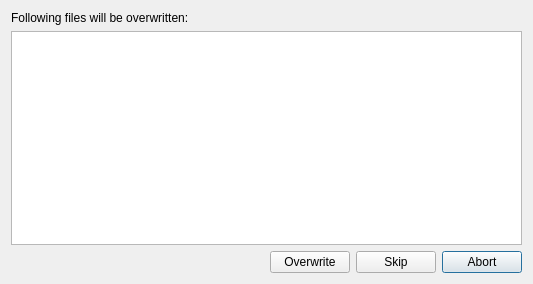
<?xml version="1.0" encoding="UTF-8"?>
<ui version="4.0">
 <class>OverwriteListDialog</class>
 <widget class="QDialog" name="OverwriteListDialog">
  <property name="geometry">
   <rect>
    <x>0</x>
    <y>0</y>
    <width>533</width>
    <height>284</height>
   </rect>
  </property>
  <property name="windowTitle">
   <string>MLV App - Overwrite Files</string>
  </property>
  <layout class="QGridLayout" name="gridLayout">
   <item row="0" column="0" colspan="4">
    <widget class="QLabel" name="label">
     <property name="text">
      <string>Following files will be overwritten:</string>
     </property>
    </widget>
   </item>
   <item row="1" column="0" colspan="4">
    <widget class="QListWidget" name="listWidget">
     <property name="editTriggers">
      <set>QAbstractItemView::NoEditTriggers</set>
     </property>
     <property name="showDropIndicator" stdset="0">
      <bool>false</bool>
     </property>
     <property name="defaultDropAction">
      <enum>Qt::IgnoreAction</enum>
     </property>
     <property name="selectionMode">
      <enum>QAbstractItemView::NoSelection</enum>
     </property>
    </widget>
   </item>
   <item row="2" column="3">
    <widget class="QPushButton" name="pushButtonAbort">
     <property name="text">
      <string>Abort</string>
     </property>
    </widget>
   </item>
   <item row="2" column="0">
    <spacer name="horizontalSpacer">
     <property name="orientation">
      <enum>Qt::Horizontal</enum>
     </property>
     <property name="sizeHint" stdset="0">
      <size>
       <width>40</width>
       <height>20</height>
      </size>
     </property>
    </spacer>
   </item>
   <item row="2" column="1">
    <widget class="QPushButton" name="pushButtonOverwrite">
     <property name="text">
      <string>Overwrite</string>
     </property>
    </widget>
   </item>
   <item row="2" column="2">
    <widget class="QPushButton" name="pushButtonSkip">
     <property name="text">
      <string>Skip</string>
     </property>
    </widget>
   </item>
  </layout>
 </widget>
 <resources/>
 <connections/>
</ui>
